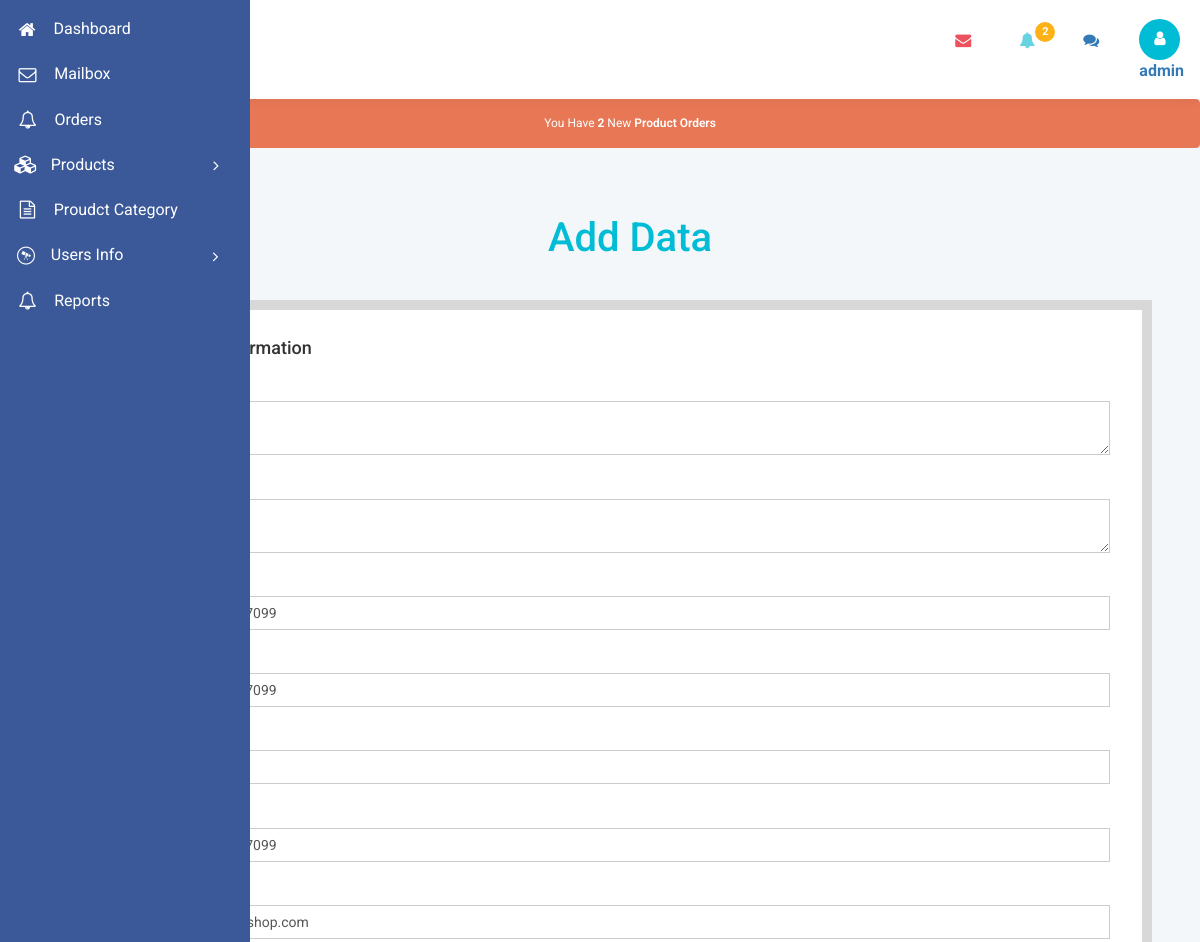
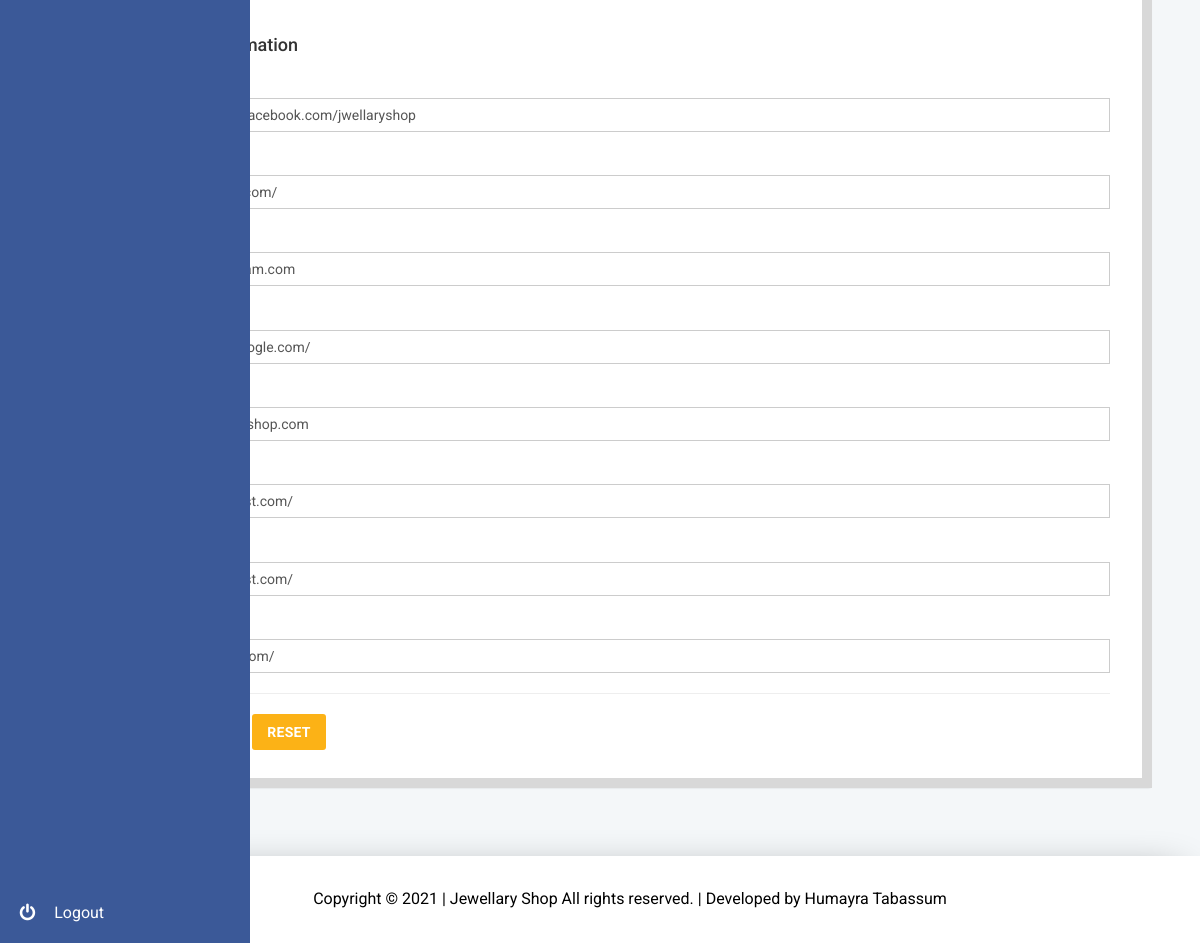
The page /admin/contact.php (signed in) on the database its author committed (2 pictures, top to bottom).
### tables this page shows
CREATE TABLE `contact_information` (
  `address` text NOT NULL,
  `address2` text NOT NULL,
  `mobile1` varchar(90) NOT NULL,
  `mobile2` varchar(90) NOT NULL,
  `mobile3` varchar(90) NOT NULL,
  `phone` varchar(90) NOT NULL,
  `email` varchar(90) NOT NULL,
  `facebook` varchar(900) DEFAULT NULL,
  `twitter` varchar(900) DEFAULT NULL,
  `instagram` varchar(900) DEFAULT NULL,
  `linkedin` varchar(900) NOT NULL,
  `googleplus` varchar(900) DEFAULT NULL,
  `gmail` varchar(900) DEFAULT NULL,
  `youtube` varchar(900) DEFAULT NULL,
  `yahoo` varchar(900) DEFAULT NULL,
  `skype` varchar(900) DEFAULT NULL
);

### admin/includes/functions.php (called while the page is built, shortened)
<?php
	function get_contact_information($index) {
		global $conn;
		$get		= "SELECT * FROM contact_information";
		$result		= $conn->query($get);
		$row		= $result->fetch_array();
		$output		= $row[$index];
		return  $output;
	}
	function get_unread_order() {
		global $conn;
		$sql 	= "SELECT admin_read FROM p_order WHERE admin_read = '0'";
		$result	= $conn->query($sql);
		return $result;
	}
?>

### admin/contact.php (the view, shortened to what this page needs)
<?php
	include "includes/header.php";
?>
	<div class="main-grid">
		<div class="agile-grids">
			<div class="grids">
				<div class="progressbar-heading grids-heading">
					<h2>Add Data</h2>
				</div>
				<div class="forms-grids">
					<div class="w3agile-validation">
						<div class="panel panel-widget agile-validation">
							<div class="my-div">
								<form enctype="multipart/form-data" method="post" action="" class="valida" autocomplete="on" novalidate="novalidate">
									<div class="form-group">
										<h4> Contact Information </h4>
									</div>
									<label for="field-3">Address</label>
									<div class="form-group">
										<textarea name="address" required="true" id="field-3" class="form-control"><?php echo get_contact_information('address'); ?></textarea>
									</div>
									<label for="field-3-2">Address Line 2</label>
									<div class="form-group">
										<textarea name="address2" id="field-3-2" class="form-control"><?php echo get_contact_information('address2'); ?></textarea>
									</div>
									<label for="field-4">Mobile Number 1</label>
									<div class="form-group">
										<input type="text" value="<?php echo get_contact_information('mobile1'); ?>" name="mobile1" required="true" id="field-4" class="form-control">
									</div>
									<label for="field-5">Mobile Number 2</label>
									<div class="form-group">
										<input type="text" name="mobile2" value="<?php echo get_contact_information('mobile2'); ?>" id="field-5" class="form-control">
									</div>
									<label for="field-6">Mobile Number 3</label>
									<div class="form-group">
										<input type="text" name="mobile3" value="<?php echo get_contact_information('mobile3'); ?>" id="field-6" class="form-control">
									</div>
									<label for="field-7">Telephone</label>
									<div class="form-group">
										<input type="text" name="phone" value="<?php echo get_contact_information('phone'); ?>" id="field-7" class="form-control">
									</div>
									<label for="field-8">E-mail </label>
									<div class="form-group">
										<input type="email" name="email" value="<?php echo get_contact_information('email'); ?>" id="field-8" class="form-control">
									</div>
									<div class="form-group">
										<p> &nbsp; </p><h4> Social Information </h4>
									</div>
									<label for="field-9" style="color: #3b5998;"><i class="fa fa-facebook"></i> Facebook</label>
									<div class="form-group">
										<input type="text" name="facebook" value="<?php echo get_contact_information('facebook'); ?>" id="field-9" class="form-control">
									</div>
									<label for="field-10" style="color: #55acee;"><i class="fa fa-twitter"></i> Twitter</label>
									<div class="form-group">
										<input type="text" name="twitter" value="<?php echo get_contact_information('twitter'); ?>" id="field-10" class="form-control">
									</div>
									<label for="field-11" style="color: #8a3ab9;"><i class="fa fa-instagram"></i> Instagram</label>
									<div class="form-group">
										<input type="text" name="instagram" value="<?php echo get_contact_information('instagram'); ?>" id="field-11" class="form-control">
									</div>
									<label for="field-12" style="color: #D84B37;"><i class="fa fa-google-plus"></i> Google Plus</label>
									<div class="form-group">
										<input type="text" name="googleplus" value="<?php echo get_contact_information('googleplus'); ?>" id="field-12" class="form-control">
									</div>
									<label for="field-12c" style="color: #d54b3d;"><i class="fa fa-envelope"></i> Gmail</label>
									<div class="form-group">
										<input type="text" name="gmail" value="<?php echo get_contact_information('gmail'); ?>" id="field-12c" class="form-control">
									</div>
									<label for="field-12d" style="color: #f00;"><i class="fa fa-youtube"></i> YouTube</label>
									<div class="form-group">
										<input type="text" name="youtube" value="<?php echo get_contact_information('youtube'); ?>" id="field-12d" class="form-control">
									</div>
									<label for="field-13" style="color: #400090;"><i class="fa fa-yahoo"></i> Yahoo</label>
									<div class="form-group">
										<input type="text" name="yahoo" value="<?php echo get_contact_information('yahoo'); ?>" id="field-13" class="form-control">
									</div>
									<label for="field-14" style="color: #00aff0;"><i class="fa fa-skype"></i> Skype</label>
									<div class="form-group">
										<input type="text" name="skype" value="<?php echo get_contact_information('skype'); ?>" id="field-14" class="form-control">
									</div>
									<hr>
									<p>
										<input type="reset" name="res-1" id="res-1" value="Reset" class="btn btn-danger">
									</p>
								</form>
							</div>
						</div>
					</div>
				</div>
			</div>
		</div>
	</div>
<?php
	include "includes/footer.php";
?>

### admin/includes/header.php (shortened to what this page needs)
<?php
	include "includes/config.php";
	require_once "includes/functions.php";
?>
<!DOCTYPE html>
<head>
	<link rel="stylesheet" href="css/bootstrap.css">
	<link href="css/style.css" rel='stylesheet' type='text/css' />
	<link rel="stylesheet" href="css/font.css" type="text/css"/>
	<link href="css/font-awesome.css" rel="stylesheet">
	<link rel="stylesheet" href="css/morris.css">
	<link href="css/fileinput.css" media="all" rel="stylesheet" type="text/css"/>
	<link href="css/theme.css" media="all" rel="stylesheet" type="text/css"/>
	<link rel="stylesheet" href="css/summernote.css">
</head>
<body class="dashboard-page">
	<?php
		$token = $_COOKIE['user']; $check = "SELECT * FROM admins where Token = '".addslashes($token)."'";
		$list = $conn->query($check);
		if($list->num_rows  == 1) {
			$list_row	= $list->fetch_array(); $check_username = $list_row['username'];
		}
	?>
	<nav class="main-menu">
		<ul>
			<li>
				<a href="index.php">
					<i class="fa fa-home nav_icon"></i>
					<span class="nav-text"> Dashboard </span>
				</a>
			</li>
			<li>
				<a href="mailbox.php">
					<i class="fa fa-envelope-o nav_icon"></i>
					<span class="nav-text"> Mailbox </span>
				</a>
			</li>
			<li>
				<a href="orders.php">
					<i class="fa fa-bell-o nav_icon"></i>
					<span class="nav-text"> Orders </span>
				</a>
			</li>
			<li class="has-subnav">
				<a href="javascript:void(0);">
					<i class="fa fa-cubes nav_icon"></i><span class="nav-text"> Products </span>
					<i class="icon-angle-right"></i><i class="icon-angle-down"></i>
				</a>
			</li>
			<li>
				<a href="product-category.php">
					<i class="fa fa-file-text-o nav_icon"></i>
					<span class="nav-text"> Proudct Category </span>
				</a>
			</li>
			<li>
				<a href="javascript:void(0)">
					<i class="fa fa-wpexplorer nav-icon"></i>
					<span class="nav-text">	Users Info </span>
					<i class="icon-angle-right"></i><i class="icon-angle-down"></i>
				</a>
			</li>
			<li>
				<a href="orders_report.php">
					<i class="fa fa-bell-o nav_icon"></i>
					<span class="nav-text"> Reports </span>
				</a>
			</li>
		</ul>
		<ul class="logout">
			<li>
				<a href="logout.php">
					<i class="icon-off nav-icon"></i>
					<span class="nav-text"> Logout </span>
				</a>
			</li>
		</ul>
	</nav>
	<section class="wrapper scrollable">
		<nav class="user-menu">
		</nav>
		<section class="title-bar">
			<div class="logo">
				<h1><a href="index.php"><img src="../images/logo.png" alt="" /></a></h1>
			</div>
			<div class="header-right">
				<div class="profile_details_left">
					<div class="header-right-left">
						<ul class="nofitications-dropdown">
							<li class="dropdown head-dpdn">
							<?php
								$unread_message 		= get_unread_message();
								$unread_message_count	= $unread_message->num_rows;
							?>
								<a href="#" class="dropdown-toggle" data-toggle="dropdown"><i class="fa fa-envelope"></i><?php if($unread_message_count != 0){ ?><span class="badge"><?php echo $unread_message_count; ?></span><?php } ?></a>
							</li>
							<li class="dropdown head-dpdn">
							<?php
								$unread_order		= get_unread_order();
								$unread_order_count	= $unread_order->num_rows;
							?>
								<a href="#" class="dropdown-toggle" data-toggle="dropdown" aria-expanded="false"><i class="fa fa-bell"></i><?php if($unread_order_count != 0){ ?><span class="badge blue"><?php echo $unread_order_count; ?></span><?php } ?></a>
							</li>
							<li class="dropdown head-dpdn">
								<a href="#" class="dropdown-toggle" data-toggle="dropdown" aria-expanded="false"><i class="fa fa-comments"></i></a>
							</li>
							<div class="clearfix"> </div>
						</ul>
					</div>
					<div class="profile_details">
						<ul>
							<li class="dropdown profile_details_drop">
								<a href="#" class="dropdown-toggle" data-toggle="dropdown" aria-expanded="false">
									<div class="profile_img">
										<span class="prfil-img"><i class="fa fa-user" aria-hidden="true"></i></span>
										<b><?php echo "$check_username"; ?></b>
									</div>
								</a>
							</li>
						</ul>
					</div>
					<div class="clearfix"> </div>
				</div>
			</div>
			<div class="clearfix"> </div>
		</section>
		<?php if($unread_order_count > 0 || $unread_message_count >0){ ?>
		<div class="alert alert-danger notification text-center">
		<?php if($unread_order_count > 0){ ?>
			You Have <strong><?php echo $unread_order_count; ?></strong> New <a href="orders.php" class="alert-link"> Product Orders</a>
		<?php } ?>
		</div>
		<?php } ?>

### admin/includes/footer.php (shortened to what this page needs)
		<div class="footer">
			<p>Copyright © <?php echo date("Y"); ?> | Jewellary Shop All rights reserved. | Developed by <span><a target="_blank" href="#">Humayra Tabassum</a></span></p>
		</div>
	</section>
</body>
</html>

### rows shown on the page
contact_information: address "uttara", mobile1 "+88 01686927099", mobile2 "+88 01686927099", phone "+88 01686927099", email "info@jwellaryshop.com", facebook "https://www.facebook.com/jwellaryshop", twitter "http://twitter.com/", instagram "http://instagram.com", googleplus "http://plus.google.com/", gmail "info@jwellaryshop.com", youtube "http://pinterest.com/", yahoo "http://pinterest.com/", skype "http://skype.com/"

### other values the page prints
$unread_order_count "2"
$check_username "admin"
